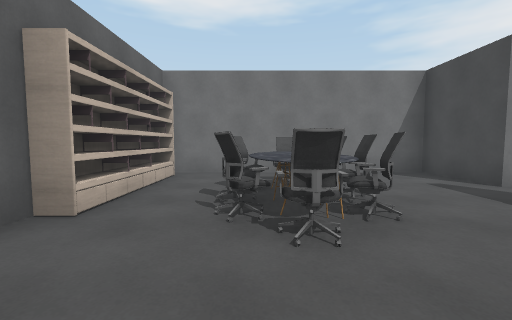
View 1 (above)

18 first-person views from a walk through a scene from a Unity 3-D project. The camera is 1.4 m above the floor, tilts 4° down and sees 90° across. The floor is counted in squares, 1.8 m on a side. Each view is taken from the middle of a square. On the plan, view 1 faces up. The plan holds only what a view shows up to about 10 squares ahead; the rest is blank. The place goes on beyond the plan. The player is left out.

View 2
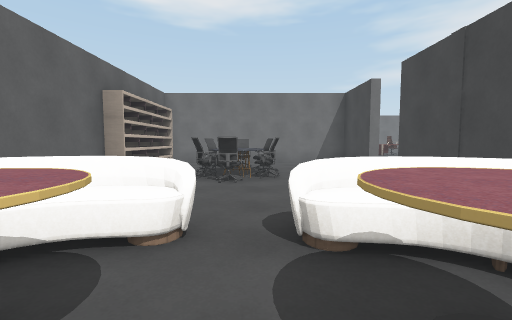

View 3
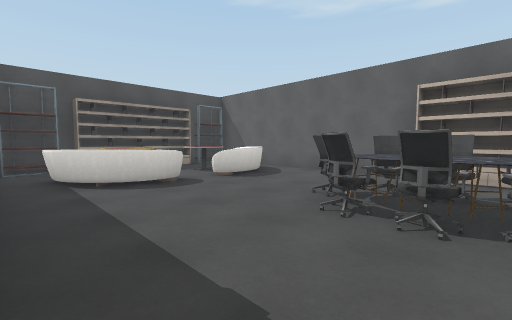

View 4
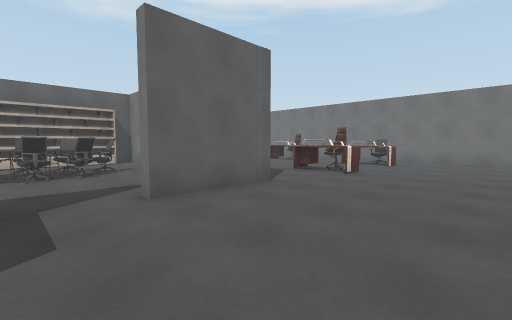

View 5
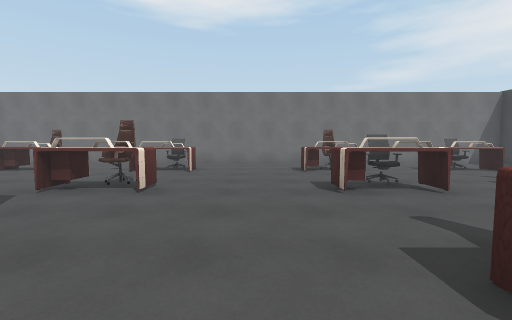

View 6
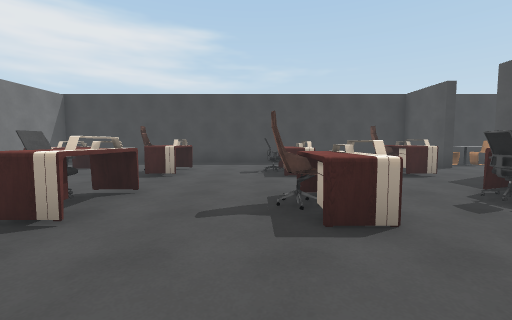

View 7
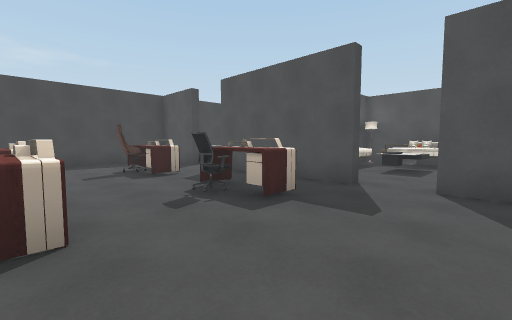

View 8
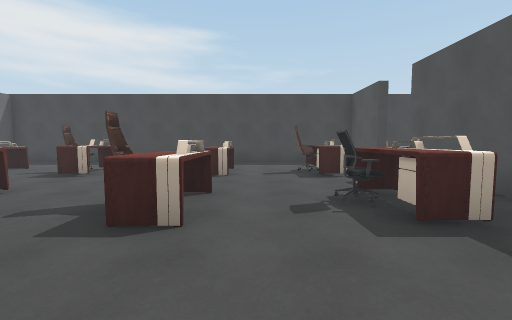

View 9
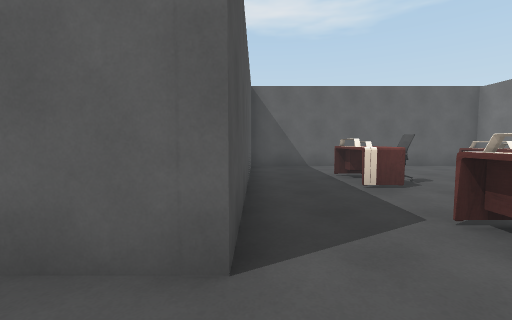

View 10
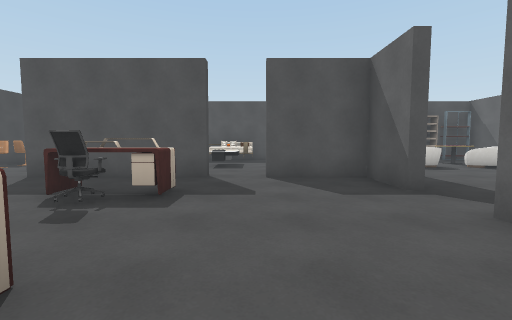

View 11
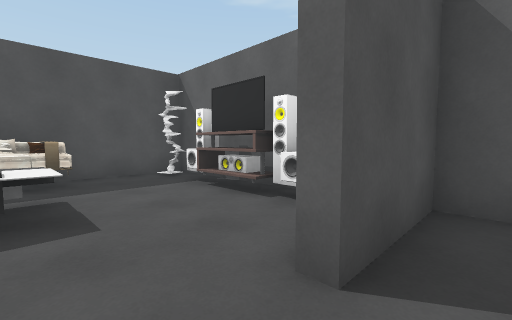

View 12
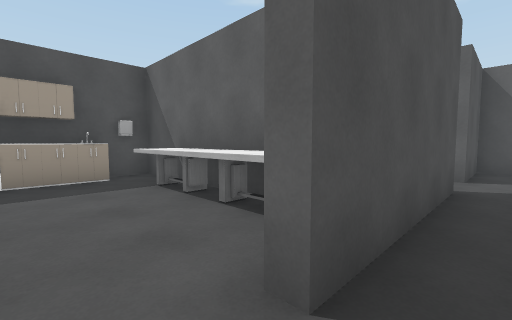

View 13
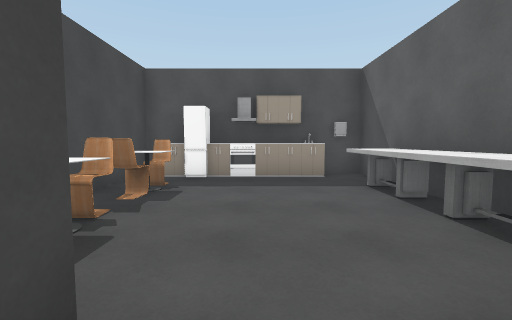

View 14
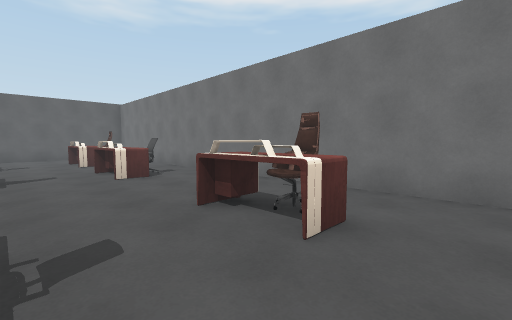

View 15
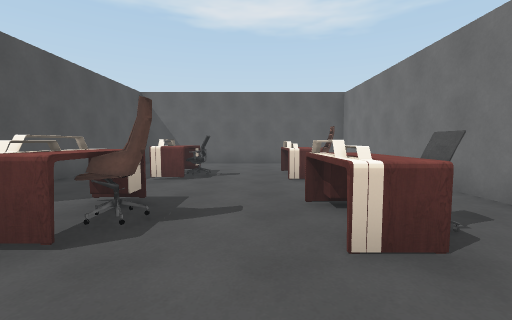

View 16
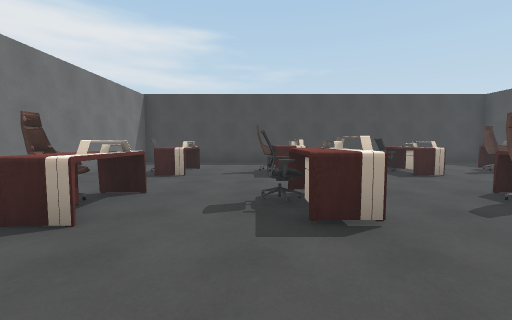

View 17
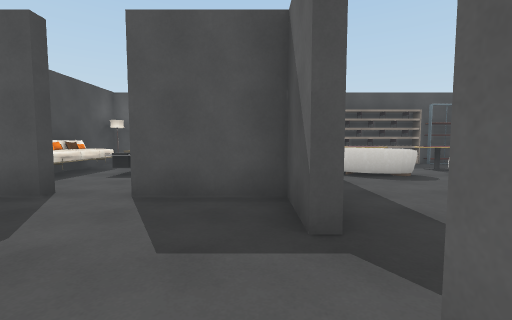

View 18
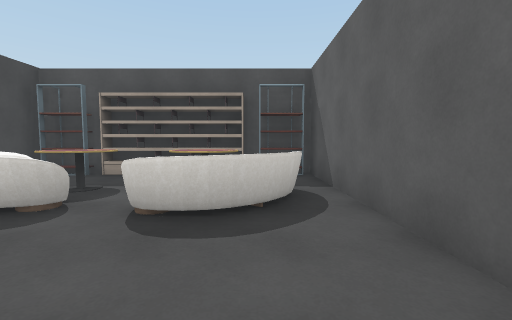

### Floor plan
Points are (right, up) in squares from view 1. A wall is a line through its corners. A room is listed if a view was taken in it or the views show most of it. See-through windows are left out.
Room 1 (views 1, 2, 18)
walls: (4.3, 0.4) (4.3, 3); (-2.3, 2.5) (-2.3, -3.5); (4.3, 4.4) (4.3, 6.6) (-2.4, 6.6); (4.8, -2.2) (5.3, -2.2); (4.3, -4.3) (4.3, -3.2)
ways out: opening at (4, 3.5) to room 2; opening at (5.5, -0.5)
objects: bookshelf (-2, -4) to (-1, -4); bookshelf (-2, 3) to (-2, 6); table (-1, -2) to (0, -2); sofa (-1, -1) to (0, -1); bookshelf (0, -4) to (2, -4); other object (0, 2); other object (0, 3); other object (0, 4); other object (0, 5); other object (1, 3); other object (1, 4); table (2, -2); sofa (2, -2) to (3, -1); bookshelf (3, -4); other object (5, -1); other object (5, 0)
Room 2 (views 3, 4, 5, 6, 7, 8, 9, 10, 11, 12, 13, 14, 15, 16, 17)
walls: (4.6, 3) (4.6, 1.4) (6.8, 1.4) (6.8, 1); (8.1, 1) (8.1, 1.4) (12.1, 1.4) (12.1, 1); (13.7, 1) (13.7, 1.4) (15.7, 1.4) (15.7, 14.2) (-2.3, 14.2) (-2.3, 6.9) (4.6, 6.9) (4.6, 4.4)
ways out: opening at (4, 3.5) to room 1; opening at (7.5, 1); opening at (13, 1)
objects: table (0, 12) to (1, 12); table (1, 9); other object (1, 10); table (4, 9) to (5, 9); table (4, 12) to (5, 12); other object (5, 10); table (9, 3) to (10, 3); other object (9, 4); table (9, 6) to (10, 6); table (9, 9) to (10, 9); other object (9, 10); table (9, 12) to (10, 12); table (12, 3) to (13, 3); table (12, 6) to (13, 6); table (12, 9) to (13, 9); table (12, 12) to (13, 12); other object (13, 4); other object (13, 10)

Where each view was taken, in squares from view 1:
view 1: 0 up, 0 right, facing up
view 2: 3 down, 1 right, facing up
view 3: 4 up, 4 right, facing down-left
view 4: 3 up, 8 right, facing up-left
view 5: 5 up, 7 right, facing up
view 6: 7 up, 6 right, facing right
view 7: 6 up, 6 right, facing down-right
view 8: 5 up, 6 right, facing right
view 9: 7 up, 6 right, facing left
view 10: 7 up, 7 right, facing down
view 11: 2 up, 8 right, facing down-left
view 12: 2 up, 13 right, facing down-left
view 13: 2 up, 13 right, facing down
view 14: 10 up, 11 right, facing up-left
view 15: 11 up, 7 right, facing left
view 16: 10 up, 6 right, facing right
view 17: 5 up, 5 right, facing down
view 18: 2 up, 1 left, facing down
